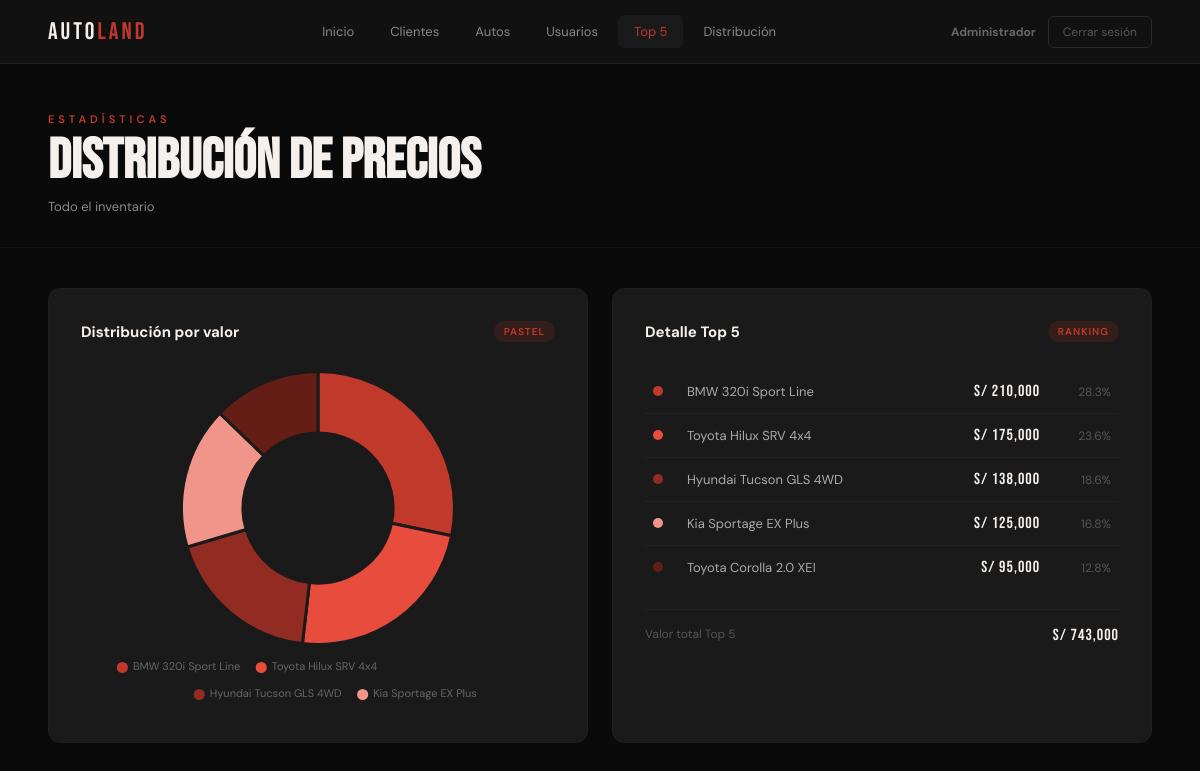
Page /grafico_pastel_top5.php (signed in) on the committed database.
### tables this page shows
CREATE TABLE IF NOT EXISTS auto (
  idAuto      INT AUTO_INCREMENT PRIMARY KEY,
  marca       VARCHAR(50),
  modelo      VARCHAR(100),
  anio        YEAR,
  color       VARCHAR(50),
  precio      DECIMAL(10,2),
  kilometraje INT          DEFAULT 0,
  combustible VARCHAR(20)  DEFAULT 'Gasolina',
  idIndividuo INT,
  idUsuario   INT          COMMENT 'Vendedor que registró el auto',
  FOREIGN KEY (idIndividuo) REFERENCES individuo(idIndividuo) ON DELETE SET NULL,
  FOREIGN KEY (idUsuario)   REFERENCES usuario(idUsuario)     ON DELETE SET NULL
);

### config/conexion.example.php (called while the page is built, shortened)
<?php
class Conexion
{
    private $con;
    private $db       = "mysql:host=localhost;dbname=autoland_bd;charset=utf8mb4";
    private $user     = "root";
    private $password = "";
    public function getConnection()
    {
        try {
            $this->con = new PDO($this->db, $this->user, $this->password, [
                PDO::ATTR_ERRMODE            => PDO::ERRMODE_EXCEPTION,
                PDO::ATTR_DEFAULT_FETCH_MODE => PDO::FETCH_ASSOC,
                PDO::ATTR_EMULATE_PREPARES   => false,
            ]);
        } catch (PDOException $e) {
            die(json_encode(['error' => 'Error de conexión: ' . $e->getMessage()]));
        }
        return $this->con;
    }
}

### config/data.php (called while the page is built, shortened)
<?php
class Data
{
    private $con;
    public function __construct()
    {
        $this->con = (new Conexion())->getConnection();
    }
    private function esAdmin($rol): bool { return $rol === 'admin'; }
    public function top5AutosMasCaros($idUsuario, $rol)
    {
        if ($this->esAdmin($rol)) {
            $sql = "SELECT CONCAT(marca,' ',modelo) AS nombre, precio
                    FROM auto ORDER BY precio DESC LIMIT 5";
            $stmt = $this->con->prepare($sql); $stmt->execute();
        } else {
            $sql = "SELECT CONCAT(marca,' ',modelo) AS nombre, precio
                    FROM auto WHERE idUsuario=? ORDER BY precio DESC LIMIT 5";
            $stmt = $this->con->prepare($sql); $stmt->execute([$idUsuario]);
        }
        return $stmt->fetchAll();
    }
}

### grafico_pastel_top5.php (the view, shortened to what this page needs)
<?php
require_once __DIR__ . '/config/data.php';
$data       = new Data();
$idUsuario  = $_SESSION['idUsuario'];
$rol        = $_SESSION['rol'];
$nombreReal = htmlspecialchars($_SESSION['nombreReal']);
$esAdmin    = $rol === 'admin';
$filas      = $data->top5AutosMasCaros($idUsuario, $rol);
$labels  = array_map(fn($f) => $f['nombre'], $filas);
$precios = array_map(fn($f) => floatval($f['precio']), $filas);
?>
<!DOCTYPE html>
<html lang="es">
<head>
</head>
<body>
<nav class="navbar">
    <div class="nav-logo">AUTO<span>LAND</span></div>
    <div class="nav-links">
<a href="index.php">Inicio</a>
<a href="form_Individuo.php">Clientes</a>
<a href="form_Auto.php">Autos</a>
<?php if($esAdmin): ?>
    <a href="usuarios.php">Usuarios</a>
    <a href="grafico_top5.php" class="active">Top 5</a>
    <a href="grafico_pastel_top5.php">Distribución</a>
<?php endif; ?>
    </div>
    <div style="display:flex;align-items:center;gap:12px">
        <span style="font-size:12px;color:#444"><strong style="color:#666"><?= $nombreReal ?></strong></span>
        <a href="logout.php" class="btn-logout">Cerrar sesión</a>
    </div>
</nav>
<div class="page-header">
    <div class="page-eyebrow">Estadísticas</div>
    <h1 class="page-titulo">Distribución de precios</h1>
    <p class="page-sub"><?= $esAdmin ? 'Todo el inventario' : 'Tu inventario' ?></p>
</div>
<div class="chart-section">
    <?php if (empty($filas)): ?>
        <div class="chart-card">
            <div class="empty-state"><span>🥧</span><p>Sin datos aún</p></div>
        </div>
    <?php else: ?>
    <div class="chart-grid">
        <div class="chart-card">
            <div class="chart-header">
                <span class="chart-titulo">Distribución por valor</span>
                <span class="chart-badge">Pastel</span>
            </div>
            <div class="chart-wrap">
                <canvas id="pieChart"></canvas>
            </div>
        </div>
        <div class="chart-card">
            <div class="chart-header">
                <span class="chart-titulo">Detalle Top 5</span>
                <span class="chart-badge">Ranking</span>
            </div>
            <table class="tabla-precios">
                <?php
                $colores = ['#c0392b','#e74c3c','#922b21','#f1948a','#641e16'];
                $total   = array_sum($precios);
                foreach ($filas as $i => $f):
                    $pct = $total > 0 ? round(($f['precio'] / $total) * 100, 1) : 0;
                ?>
                <tr>
                    <td style="width:20px">
                        <span class="dot" style="background:<?= $colores[$i] ?>"></span>
                    </td>
                    <td style="color:#aaa"><?= htmlspecialchars($f['nombre']) ?></td>
                    <td style="text-align:right">
                        <span class="precio-val">S/ <?= number_format($f['precio'], 0, '.', ',') ?></span>
                    </td>
                    <td style="text-align:right;color:#555;font-size:12px"><?= $pct ?>%</td>
                </tr>
                <?php endforeach; ?>
            </table>
            <div style="margin-top:20px;padding-top:16px;border-top:1px solid #222;display:flex;justify-content:space-between;font-size:12px;color:#555">
                <span>Valor total Top 5</span>
                <span style="color:var(--claro);font-family:'Bebas Neue',sans-serif;font-size:16px;letter-spacing:1px">
                    S/ <?= number_format($total, 0, '.', ',') ?>
                </span>
            </div>
        </div>
    </div>
    <script>
        const ctx = document.getElementById('pieChart').getContext('2d');
        new Chart(ctx, {
            type: 'doughnut',
            data: {
                labels: <?= json_encode($labels) ?>,
                datasets: [{
                    data: <?= json_encode($precios) ?>,
                    backgroundColor: ['#c0392b','#e74c3c','#922b21','#f1948a','#641e16'],
                    borderColor: '#1a1a1a',
                    borderWidth: 3,
                    hoverOffset: 12
                }]
            },
            options: {
                responsive: true,
                maintainAspectRatio: false,
                cutout: '55%',
                plugins: {
                    legend: {
                        position: 'bottom',
                        labels: {
                            color: '#666',
                            font: { family: 'DM Sans', size: 11 },
                            padding: 16,
                            boxWidth: 10,
                            boxHeight: 10,
                            usePointStyle: true
                        }
                    },
                    tooltip: {
                        callbacks: {
                            label: ctx => ' S/ ' + ctx.raw.toLocaleString('es-PE', {minimumFractionDigits:2})
                        },
                        backgroundColor: '#1a1a1a',
                        borderColor: '#333',
                        borderWidth: 1,
                        titleColor: '#f5f0eb',
                        bodyColor: '#c0392b',
                        padding: 12
                    }
                }
            }
        });
    </script>
    <?php endif; ?>
</div>
</body>
</html>

### grafico_pastel_top5.php (style rules this page uses)
*,*::before,*::after { box-sizing:border-box;margin:0;padding:0 }
:root { --negro:#0a0a0a;--rojo:#c0392b;--rojo2:#e74c3c;--gris:#111;--gris2:#1a1a1a;--claro:#f5f0eb;--texto:#888 }
body { font-family:'DM Sans',sans-serif;background:var(--negro);color:var(--claro);min-height:100vh }
.navbar { display:flex;align-items:center;justify-content:space-between;padding:0 48px;height:64px;background:var(--gris);border-bottom:1px solid #1f1f1f;position:sticky;top:0;z-index:100 }
.nav-logo { font-family:'Bebas Neue',sans-serif;font-size:24px;letter-spacing:3px }
.nav-logo span { color:var(--rojo) }
.nav-links { display:flex;gap:4px }
.nav-links a { text-decoration:none;color:var(--texto);font-size:13px;padding:8px 16px;border-radius:6px;transition:all .2s }
.nav-links a:hover,.nav-links a.active { color:var(--claro);background:var(--gris2) }
.nav-links a.active { color:var(--rojo) }
.btn-logout { background:transparent;border:1px solid #2a2a2a;color:#555;padding:7px 14px;border-radius:6px;font-size:12px;text-decoration:none;transition:all .2s }
.page-header { padding:48px 48px 32px;border-bottom:1px solid #141414 }
.page-eyebrow { font-size:11px;letter-spacing:4px;text-transform:uppercase;color:var(--rojo);font-weight:600;margin-bottom:8px }
.page-titulo { font-family:'Bebas Neue',sans-serif;font-size:56px;line-height:1 }
.page-sub { font-size:13px;color:var(--texto);margin-top:8px }
.chart-section { padding:40px 48px }
.chart-grid { display:grid;grid-template-columns:1fr 1fr;gap:24px }
.chart-card { background:var(--gris2);border:1px solid #1f1f1f;border-radius:12px;padding:32px }
.chart-header { display:flex;align-items:center;justify-content:space-between;margin-bottom:28px }
.chart-titulo { font-size:15px;font-weight:700;color:var(--claro) }
.chart-badge { font-size:10px;letter-spacing:1px;text-transform:uppercase;background:rgba(192,57,43,.15);color:var(--rojo);padding:4px 10px;border-radius:20px;font-weight:600 }
.chart-wrap { position:relative;height:340px }
.tabla-precios { width:100%;border-collapse:collapse;font-size:13px;margin-top:8px }
.tabla-precios tr { border-bottom:1px solid #222 }
.tabla-precios tr:last-child { border:none }
.tabla-precios td { padding:12px 8px;vertical-align:middle }
.dot { width:10px;height:10px;border-radius:50%;display:inline-block;margin-right:8px }
.precio-val { font-family:'Bebas Neue',sans-serif;font-size:16px;color:var(--claro);letter-spacing:1px }

### rows in the picture
auto: nombre "BMW 320i Sport Line", precio "210,000", precio "28.3"
auto: nombre "Toyota Hilux SRV 4x4", precio "175,000", precio "23.6"
auto: nombre "Hyundai Tucson GLS 4WD", precio "138,000", precio "18.6"
auto: nombre "Kia Sportage EX Plus", precio "125,000", precio "16.8"
auto: nombre "Toyota Corolla 2.0 XEI", precio "95,000", precio "12.8"

### other values in the picture
$nombreReal "Administrador"
$total "743,000"
chart data {{ json_encode($precios) }} [210000,175000,138000,125000,95000]
